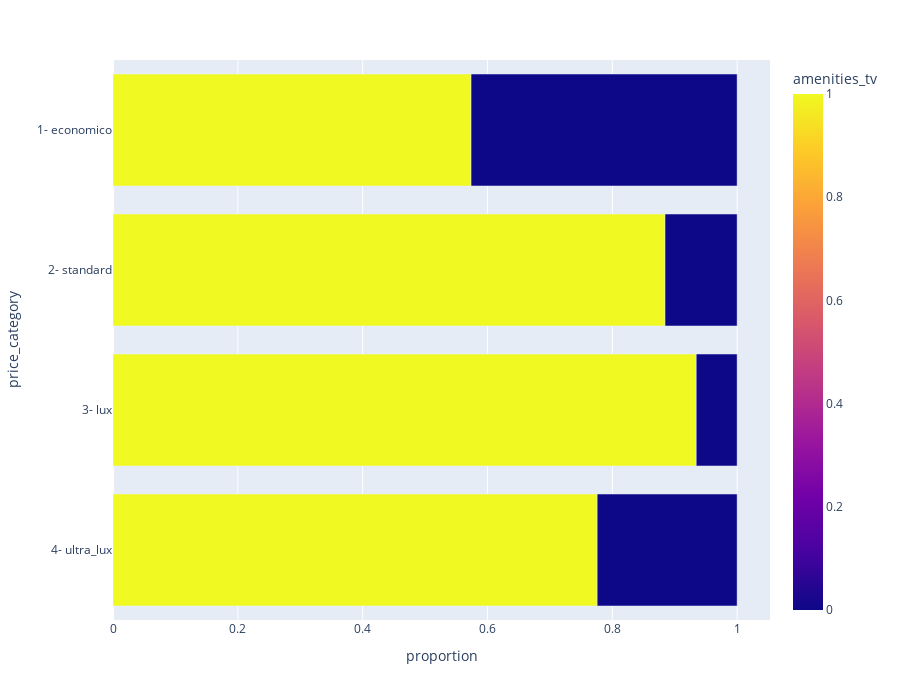

Notebook code for this chart:
### Code cell
# Relación entre TV y price category
px.bar(
    data_frame= airbnb_tv.sort_values(by = 'price_category', ascending= False),
    x = 'proportion',
    y = 'price_category',
    color = 'amenities_tv',
    category_orders= {
        'amenities_tv': [1, 0]
    },
    height= 700,
    # barmode= 'group'
)

### Figure 1 — Plotly figure (JSON) as saved in the notebook; plotly's stock layout.template omitted (floating-point values rounded to 4 significant figures)
{"data": [{"hovertemplate": "proportion=%{x}<br>price_category=%{y}<br>amenities_tv=%{marker.color}<extra></extra>", "legendgroup": "", "marker": {"color": [1, 0, 1, 0, 1, 0, 1, 0], "coloraxis": "coloraxis", "pattern": {"shape": ""}}, "name": "", "orientation": "h", "showlegend": false, "textposition": "auto", "type": "bar", "x": [0.7757, 0.2243, 0.9344, 0.06556, 0.8844, 0.1156, 0.5737, 0.4263], "xaxis": "x", "y": ["4- ultra_lux", "4- ultra_lux", "3- lux", "3- lux", "2- standard", "2- standard", "1- economico", "1- economico"], "yaxis": "y"}], "layout": {"barmode": "relative", "coloraxis": {"colorbar": {"title": {"text": "amenities_tv"}}, "colorscale": [[0, "#0d0887"], [0.1111, "#46039f"], [0.2222, "#7201a8"], [0.3333, "#9c179e"], [0.4444, "#bd3786"], [0.5556, "#d8576b"], [0.6667, "#ed7953"], [0.7778, "#fb9f3a"], [0.8889, "#fdca26"], [1, "#f0f921"]]}, "height": 700, "legend": {"tracegroupgap": 0}, "margin": {"t": 60}, "xaxis": {"anchor": "y", "domain": [0, 1], "title": {"text": "proportion"}}, "yaxis": {"anchor": "x", "domain": [0, 1], "title": {"text": "price_category"}}}}
